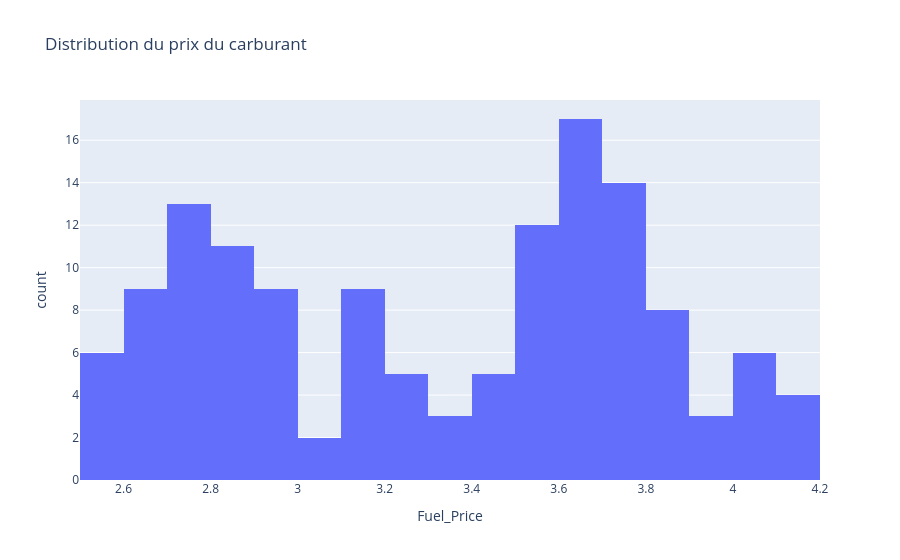

The code cell stored with this chart in its notebook:
### Markdown cell above
La distribution n'a rien de particulier. Elle s'établit de 19°F à 92°F.

### Code cell
px.histogram(df, x="Fuel_Price", nbins=30,
             title="Distribution du prix du carburant")

### Figure 1 — Plotly figure (JSON) as saved in the notebook; plotly's stock layout.template omitted (floating-point values rounded to 4 significant figures; data arrays with more than 128 entries replaced by an {"elided": "..."} marker saying what was removed)
{"data": [{"alignmentgroup": "True", "bingroup": "x", "hovertemplate": "Fuel_Price=%{x}<br>count=%{y}<extra></extra>", "legendgroup": "", "marker": {"color": "#636efa", "pattern": {"shape": ""}}, "name": "", "nbinsx": 30, "offsetgroup": "", "orientation": "v", "showlegend": false, "type": "histogram", "x": {"elided": "150 float values"}, "xaxis": "x", "yaxis": "y"}], "layout": {"barmode": "relative", "legend": {"tracegroupgap": 0}, "title": {"text": "Distribution du prix du carburant"}, "xaxis": {"anchor": "y", "domain": [0, 1], "title": {"text": "Fuel_Price"}}, "yaxis": {"anchor": "x", "domain": [0, 1], "title": {"text": "count"}}}}
